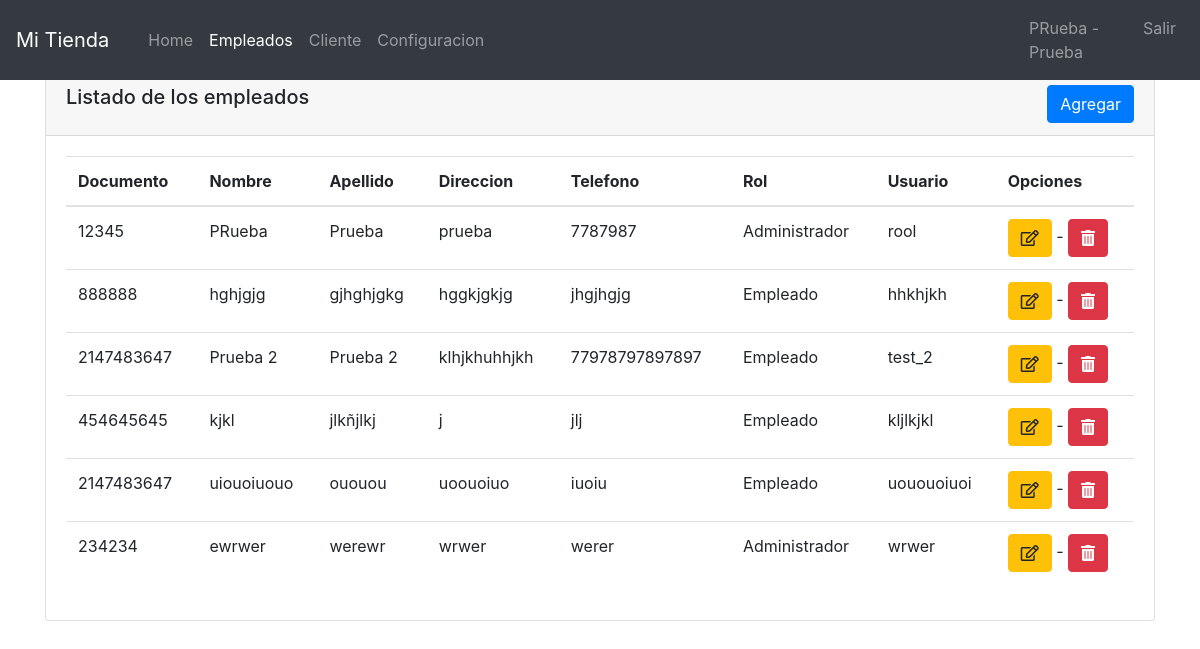
Page /view/admin/empleado.php (signed in) on the earlier database version.
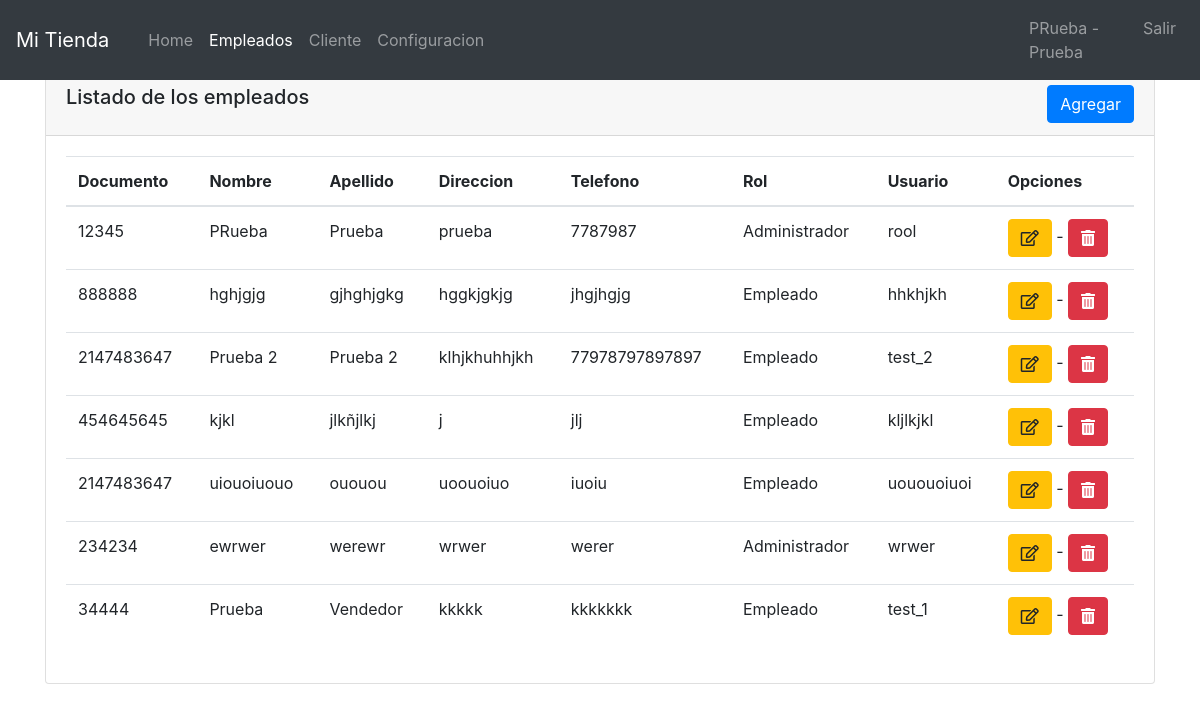
Same page on the later database version.
### tables this page shows
CREATE TABLE `empleado` (
  `id` int(11) NOT NULL,
  `documento` int(12) NOT NULL,
  `nombre` varchar(250) NOT NULL,
  `apellido` varchar(250) NOT NULL,
  `direccion` varchar(250) NOT NULL,
  `telefono` varchar(250) NOT NULL,
  `rol` int(11) NOT NULL,
  `usuario` varchar(250) NOT NULL,
  `contrasena` varchar(250) NOT NULL
);

### controller/AuthController.php (called while the page is built, shortened)
<?php
include "C:\\xampp\\htdocs\\proyect_ec\\connection/ConexionMySQLPHP.php";
class AuthController
{
    private $con;
    public function __construct()
    {
        $conexion = new ConexionMySQLPHP("localhost", "proyecto", "root", "");
        $this->con = $conexion->getConexion();
    }
    public function getConexion()
    {
        return $this->con;
    }
}

### connection/ConexionMySQLPHP.php (called while the page is built, shortened)
<?php
        class ConexionMySQLPHP {
		private $host ;
		private $baseDatos;
		private $usuario;
		private $password;
		private $conexion;
        public function __construct($host, $baseDatos,$usuario,$password) {
        	$this->host = $host;
        	$this->baseDatos = $baseDatos;
        	$this->usuario = $usuario;
        	$this->password = $password;
        }
        public function getConexion() {
        	try {
        		$this->conexion = new PDO("mysql:host=".$this->host.
                                ";dbname=".$this->baseDatos,
                                $this->usuario,
                                $this->password
                                );
            } catch (PDOException $exception) {
            	echo "Error de conexión ". $exception->getMessage();
            }
        	return $this->conexion;
        }
	}
 ?>

### controller/AdminController.php (called while the page is built, shortened)
<?php
include "C:\\xampp\\htdocs\\proyect_ec\\controller/AuthController.php";
class AdminController
{
    private $con;
    public function __construct()
    {
        $this->auth = new AuthController();
        $this->con = $this->auth->getConexion();
    }
    public function getTableEmpleado()
    {
        $query = "SELECT empleado.id AS ID, empleado.documento AS COD, empleado.nombre AS NOM, empleado.apellido AS APE, empleado.direccion AS DIR, empleado.telefono AS TEL, empleado.rol AS ROL, empleado.usuario AS US FROM empleado";
        $stmt = $this->con->prepare($query);
        $stmt->execute();
        return $stmt;
    }
}

### view/admin/empleado.php (the view, shortened to what the changed rows need)
<?php
include '../../controller/AdminController.php';
$controller = new AdminController();
$empleado = $controller->getTableEmpleado()->fetchAll();
?>
<!DOCTYPE html>
<html lang="en">
<head>
    <link rel="stylesheet" href="../../assets/css/normalize.css">
    <link rel="stylesheet" href="../../assets/css/bootstrap/bootstrap.min.css">
    <link rel="stylesheet" href="../../assets/css/datatables.min.css">
    <link rel="stylesheet" href="../../assets/css/dataTables.bootstrap4.min.css">
    <link rel="stylesheet" href="../../assets/css/all.css">
    <link rel="stylesheet" href="../../assets/css/styles_admin.css">
</head>
<body>
    <div class="container">
        <div class="card">
            <div class="card-body">
                <table id="tabled" class="table table-default display">
                    <thead>
                        <tr>
                            <th>Documento</th>
                            <th>Nombre</th>
                            <th>Apellido</th>
                            <th>Direccion</th>
                            <th>Telefono</th>
                            <th>Rol</th>
                            <th>Usuario</th>
                            <th>Opciones</th>
                        </tr>
                    </thead>
                    <tbody>
                        <?php
                            foreach($empleado as $p){
                                echo '<tr>';
                                    echo '<td>' .$p['COD'].'</td>';
                                    echo '<td>' .$p['NOM'].'</td>';
                                    echo '<td>' .$p['APE'].'</td>';
                                    echo '<td>' .$p['DIR'].'</td>';
                                    echo '<td>' .$p['TEL'].'</td>';
                                    if($p['ROL'] == 1){
                                        echo '<td> Administrador </td>';
                                    }else{
                                        echo '<td> Empleado </td>';
                                    }
                                    echo '<td>' .$p['US'].'</td>';
                        ?>
                                    <td>
                                    <a href="#" onclick="btn_emp_up('<?php echo $p['ID'];?>')" class="btn btn-warning"><i class="far fa-edit"></i></a>
                                    -
                                    <a href="#" onclick="btn_emp_del('<?php echo $p['ID'];?>')" class="btn btn-danger"><i class="fas fa-trash-alt"></i></a>
                                    </td>
                        <?php
                                echo '</tr>';
                            }
                        ?>
                    </tbody>
                </table>
            </div>
        </div>
    </div>
</body>
</html>

Differences in the rows shown:
added empleado: documento "34444", nombre "Prueba", apellido "Vendedor", direccion "kkkkk", telefono "kkkkkkk", rol "Empleado", usuario "test_1"
